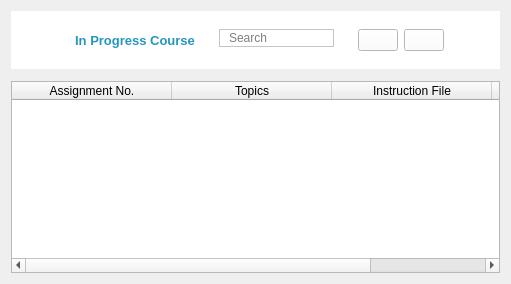
         <widget class="QWidget" name="InProgressCourse">
          <layout class="QVBoxLayout" name="verticalLayout_16">
           <item>
            <widget class="QWidget" name="UpperPartOnInProgressCourse" native="true">
             <property name="styleSheet">
              <string notr="true">background-color: white;</string>
             </property>
             <layout class="QHBoxLayout" name="horizontalLayout_49">
              <item alignment="Qt::AlignLeft">
               <widget class="QWidget" name="MenuButtonMiscOnInProgressCourse" native="true">
                <layout class="QHBoxLayout" name="horizontalLayout_50">
                 <item>
                  <widget class="QPushButton" name="MenuButtonOnInProgressCourse">
                   <property name="cursor">
                    <cursorShape>PointingHandCursor</cursorShape>
                   </property>
                   <property name="styleSheet">
                    <string notr="true">:hover{
background-color: #2596be;
}</string>
                   </property>
                   <property name="text">
                    <string/>
                   </property>
                   <property name="icon">
                    <iconset resource="../IconsResources.qrc">
                     <normaloff>:/Icons/Icons/menu.svg</normaloff>:/Icons/Icons/menu.svg</iconset>
                   </property>
                   <property name="iconSize">
                    <size>
                     <width>32</width>
                     <height>32</height>
                    </size>
                   </property>
                   <property name="flat">
                    <bool>true</bool>
                   </property>
                  </widget>
                 </item>
                 <item>
                  <widget class="QLabel" name="LabelforMenuOnInProgressCourse">
                   <property name="font">
                    <font>
                     <pointsize>10</pointsize>
                     <weight>75</weight>
                     <italic>false</italic>
                     <bold>true</bold>
                    </font>
                   </property>
                   <property name="styleSheet">
                    <string notr="true">color : #2596be;
font: bold;
</string>
                   </property>
                   <property name="text">
                    <string>In Progress Course</string>
                   </property>
                   <property name="alignment">
                    <set>Qt::AlignCenter</set>
                   </property>
                  </widget>
                 </item>
                </layout>
               </widget>
              </item>
              <item alignment="Qt::AlignHCenter">
               <widget class="QWidget" name="SearchBarMiscOnInProgressCourse" native="true">
                <layout class="QHBoxLayout" name="horizontalLayout_51">
                 <item alignment="Qt::AlignHCenter|Qt::AlignTop">
                  <widget class="QFrame" name="BlockforSearchOnInProgressCourse">
                   <property name="styleSheet">
                    <string notr="true"/>
                   </property>
                   <property name="frameShape">
                    <enum>QFrame::StyledPanel</enum>
                   </property>
                   <property name="frameShadow">
                    <enum>QFrame::Raised</enum>
                   </property>
                   <layout class="QHBoxLayout" name="horizontalLayout_52" stretch="0,0">
                    <property name="spacing">
                     <number>0</number>
                    </property>
                    <property name="sizeConstraint">
                     <enum>QLayout::SetDefaultConstraint</enum>
                    </property>
                    <property name="leftMargin">
                     <number>0</number>
                    </property>
                    <property name="topMargin">
                     <number>0</number>
                    </property>
                    <property name="rightMargin">
                     <number>0</number>
                    </property>
                    <property name="bottomMargin">
                     <number>0</number>
                    </property>
                    <item>
                     <widget class="QLabel" name="SearchIconOnInProgressCourse">
                      <property name="text">
                       <string/>
                      </property>
                      <property name="pixmap">
                       <pixmap resource="../IconsResources.qrc">:/Icons/Icons/search.svg</pixmap>
                      </property>
                     </widget>
                    </item>
                    <item>
                     <widget class="QLineEdit" name="FeildForSearchOnInProgressCourse">
                      <property name="styleSheet">
                       <string notr="true">border-radius:5px;
background: transparent;</string>
                      </property>
                      <property name="placeholderText">
                       <string>Search</string>
                      </property>
                     </widget>
                    </item>
                   </layout>
                  </widget>
                 </item>
                </layout>
               </widget>
              </item>
              <item alignment="Qt::AlignRight|Qt::AlignTop">
               <widget class="QWidget" name="UserButtonMiscOnInProgressCourse" native="true">
                <layout class="QHBoxLayout" name="horizontalLayout_53">
                 <item>
                  <widget class="QPushButton" name="pushButton_18">
                   <property name="cursor">
                    <cursorShape>PointingHandCursor</cursorShape>
                   </property>
                   <property name="styleSheet">
                    <string notr="true">:hover{
border-radius:5px;
background-color: #2596be;
padding:15px;

}
</string>
                   </property>
                   <property name="text">
                    <string/>
                   </property>
                   <property name="icon">
                    <iconset resource="../IconsResources.qrc">
                     <normaloff>:/Icons/Icons/sun.svg</normaloff>:/Icons/Icons/sun.svg</iconset>
                   </property>
                   <property name="iconSize">
                    <size>
                     <width>30</width>
                     <height>30</height>
                    </size>
                   </property>
                  </widget>
                 </item>
                 <item alignment="Qt::AlignRight">
                  <widget class="QPushButton" name="NotificationIconOnInProgressCourse">
                   <property name="cursor">
                    <cursorShape>PointingHandCursor</cursorShape>
                   </property>
                   <property name="styleSheet">
                    <string notr="true">:hover{
border-radius:5px;
background-color: #2596be;
padding:15px;

}
</string>
                   </property>
                   <property name="text">
                    <string/>
                   </property>
                   <property name="icon">
                    <iconset resource="../IconsResources.qrc">
                     <normaloff>:/Icons/Icons/bell.svg</normaloff>:/Icons/Icons/bell.svg</iconset>
                   </property>
                   <property name="iconSize">
                    <size>
                     <width>30</width>
                     <height>30</height>
                    </size>
                   </property>
                  </widget>
                 </item>
                 <item alignment="Qt::AlignRight">
                  <widget class="QPushButton" name="UserIconOnInProgressCourse">
                   <property name="cursor">
                    <cursorShape>PointingHandCursor</cursorShape>
                   </property>
                   <property name="styleSheet">
                    <string notr="true">border-radius : 5px;
background-color: white;
color: #2596be;</string>
                   </property>
                   <property name="text">
                    <string/>
                   </property>
                   <property name="icon">
                    <iconset resource="../IconsResources.qrc">
                     <normaloff>:/Icons/Icons/user.svg</normaloff>:/Icons/Icons/user.svg</iconset>
                   </property>
                   <property name="iconSize">
                    <size>
                     <width>32</width>
                     <height>32</height>
                    </size>
                   </property>
                  </widget>
                 </item>
                </layout>
               </widget>
              </item>
             </layout>
            </widget>
           </item>
           <item alignment="Qt::AlignRight">
            <widget class="QWidget" name="frameforUserMenu_11" native="true">
             <layout class="QHBoxLayout" name="horizontalLayout_101">
              <property name="spacing">
               <number>0</number>
              </property>
              <property name="leftMargin">
               <number>0</number>
              </property>
              <property name="topMargin">
               <number>0</number>
              </property>
              <property name="rightMargin">
               <number>0</number>
              </property>
              <property name="bottomMargin">
               <number>0</number>
              </property>
              <item>
               <widget class="QWidget" name="UserMenuOnInProgressCourse" native="true">
                <property name="minimumSize">
                 <size>
                  <width>0</width>
                  <height>0</height>
                 </size>
                </property>
                <property name="maximumSize">
                 <size>
                  <width>120</width>
                  <height>0</height>
                 </size>
                </property>
                <property name="styleSheet">
                 <string notr="true">background-color:white;
 border-radius:10px;</string>
                </property>
                <layout class="QVBoxLayout" name="verticalLayout_53">
                 <item alignment="Qt::AlignHCenter">
                  <widget class="QLabel" name="label_144">
                   <property name="font">
                    <font>
                     <pointsize>8</pointsize>
                     <weight>75</weight>
                     <bold>true</bold>
                    </font>
                   </property>
                   <property name="styleSheet">
                    <string notr="true">color: #2596be;</string>
                   </property>
                   <property name="text">
                    <string>Umer Mehmood</string>
                   </property>
                  </widget>
                 </item>
                 <item>
                  <widget class="QPushButton" name="pushButton_78">
                   <property name="styleSheet">
                    <string notr="true">color:white;
 background-color:white;</string>
                   </property>
                   <property name="text">
                    <string/>
                   </property>
                   <property name="icon">
                    <iconset resource="../IconsResources.qrc">
                     <normaloff>:/Icons/Icons/instagram.svg</normaloff>:/Icons/Icons/instagram.svg</iconset>
                   </property>
                   <property name="iconSize">
                    <size>
                     <width>32</width>
                     <height>32</height>
                    </size>
                   </property>
                  </widget>
                 </item>
                 <item alignment="Qt::AlignLeft">
                  <widget class="QPushButton" name="pushButton_79">
                   <property name="font">
                    <font>
                     <family>Nirmala UI Semilight</family>
                     <pointsize>8</pointsize>
                    </font>
                   </property>
                   <property name="text">
                    <string>My Profile</string>
                   </property>
                   <property name="icon">
                    <iconset resource="../IconsResources.qrc">
                     <normaloff>:/Icons/Icons/user.svg</normaloff>:/Icons/Icons/user.svg</iconset>
                   </property>
                   <property name="iconSize">
                    <size>
                     <width>32</width>
                     <height>32</height>
                    </size>
                   </property>
                  </widget>
                 </item>
                 <item alignment="Qt::AlignLeft">
                  <widget class="QPushButton" name="pushButton_80">
                   <property name="font">
                    <font>
                     <family>Nirmala UI Semilight</family>
                     <pointsize>8</pointsize>
                    </font>
                   </property>
                   <property name="text">
                    <string>Log Out</string>
                   </property>
                   <property name="icon">
                    <iconset resource="../IconsResources.qrc">
                     <normaloff>:/Icons/Icons/log-out.svg</normaloff>:/Icons/Icons/log-out.svg</iconset>
                   </property>
                   <property name="iconSize">
                    <size>
                     <width>32</width>
                     <height>32</height>
                    </size>
                   </property>
                  </widget>
                 </item>
                </layout>
               </widget>
              </item>
             </layout>
            </widget>
           </item>
           <item>
            <widget class="QTableWidget" name="ContentOnInProgressCourse">
             <property name="sortingEnabled">
              <bool>true</bool>
             </property>
             <attribute name="horizontalHeaderCascadingSectionResizes">
              <bool>true</bool>
             </attribute>
             <attribute name="horizontalHeaderDefaultSectionSize">
              <number>160</number>
             </attribute>
             <attribute name="horizontalHeaderMinimumSectionSize">
              <number>50</number>
             </attribute>
             <attribute name="horizontalHeaderStretchLastSection">
              <bool>true</bool>
             </attribute>
             <column>
              <property name="text">
               <string>Assignment No.</string>
              </property>
             </column>
             <column>
              <property name="text">
               <string>Topics</string>
              </property>
             </column>
             <column>
              <property name="text">
               <string>Instruction File</string>
              </property>
             </column>
             <column>
              <property name="text">
               <string>Upload File</string>
              </property>
             </column>
            </widget>
           </item>
          </layout>
         </widget>
